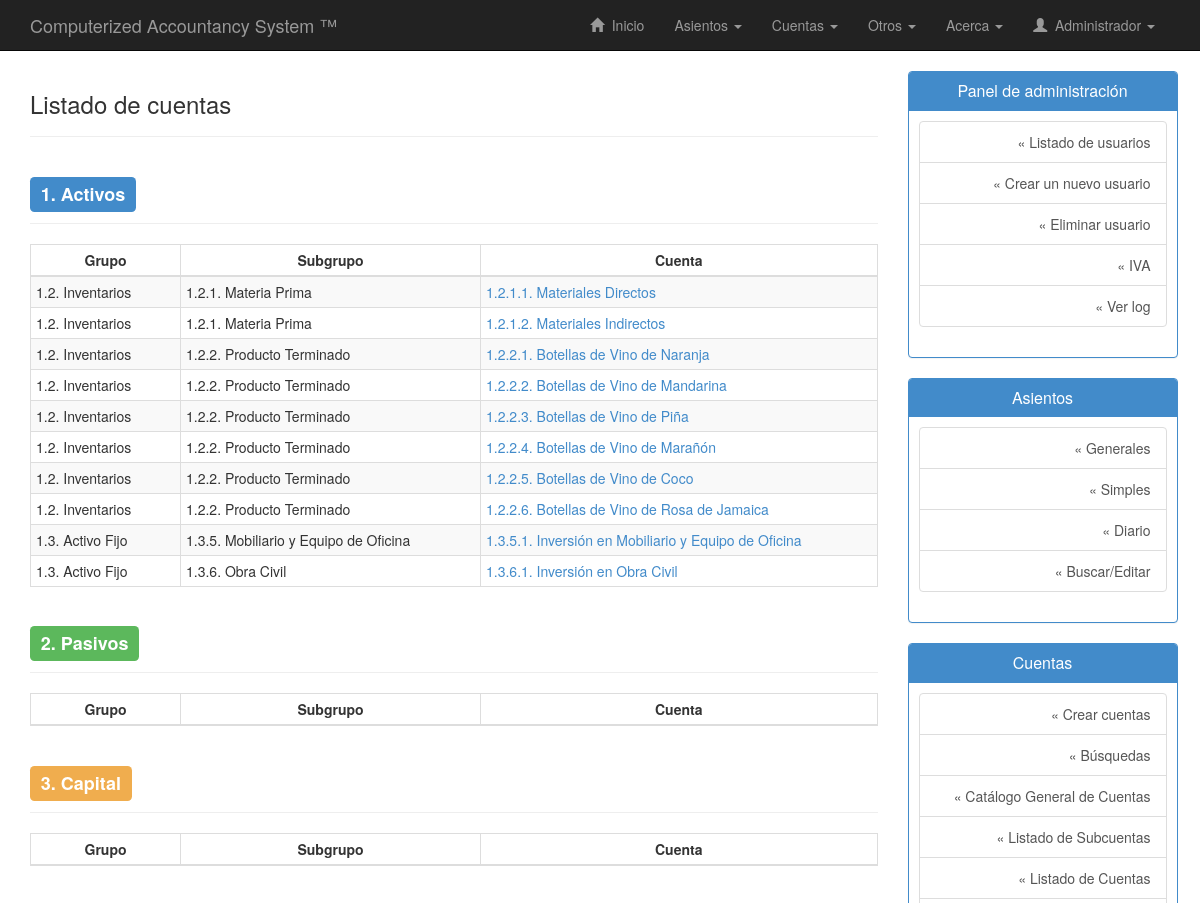
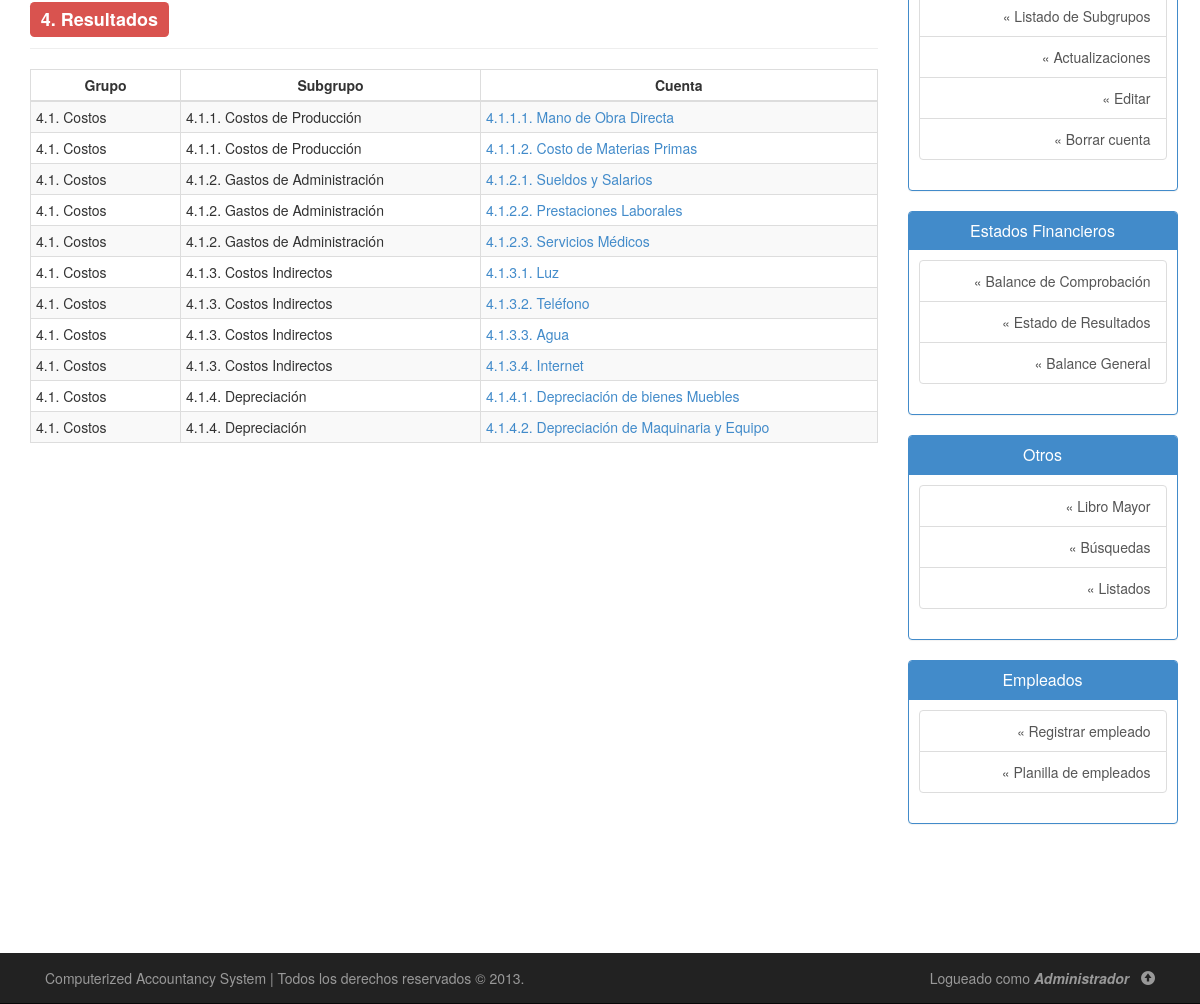
The page /php/listar-cuentas.php (signed in) on the database its author committed (2 pictures, top to bottom).
### tables this page shows
CREATE TABLE IF NOT EXISTS `cuentas` (
  `codigo_cuenta` varchar(20) NOT NULL,
  `subgrupo` varchar(20) DEFAULT NULL,
  `nombre_cuenta` varchar(50) NOT NULL,
  `tiene_subcuenta` enum('Si','No') NOT NULL,
  `descripcion_cuenta` varchar(255) DEFAULT NULL,
  `saldo_debe` double NOT NULL,
  `saldo_haber` double NOT NULL,
  PRIMARY KEY (`codigo_cuenta`),
  KEY `subgrupo` (`subgrupo`)
);

### php/listar-cuentas.php (the view, shortened to what this page needs)
<!DOCTYPE html>
<html lang="es">
<head>
	<link rel="stylesheet" type="text/css" href="../css/bootstrap.min.css"/>
	<link rel="stylesheet" type="text/css" href="../css/estilos.css"/>
</head>
<body>
	<?php include("nav.php"); ?>
	<div class="container" id="contenido">
		<div class="row row-offcanvas row-offcanvas-right">
			<div class="col-xs-12 col-sm-9">
				<div class="page-header">
        			<h3>Listado de cuentas</h3>
        		</div>
        		<div class="row">
        			<div class="col-lg-12">
        				<div class="page-header">
        					<h3><span class="label label-primary">1. Activos</span></h3>
        				</div>
        				<?php
        					$consulta = "SELECT d.codigo_cuenta as id,
        								CONCAT_WS('. ', b.`codigo_grupo`, b.`nombre_grupo`) AS Grupo,
        								CONCAT_WS('. ', c.`codigo_subgrupo`, c.`nombre_subgrupo`) AS Subgrupo,
        								CONCAT_WS('. ', d.`codigo_cuenta`, d.`nombre_cuenta`) AS Cuenta
        								FROM
        								clasificaciones a,
        								grupos b,
        								subgrupos c,
        								cuentas d
        								WHERE
        								d.`subgrupo`=c.`codigo_subgrupo` AND
        								c.`grupo`=b.`codigo_grupo` AND
        								b.`clasificacion`=a.`codigo_clasificacion` AND
        								a.`codigo_clasificacion`=1";
        					$ejecutar_consulta = $conexion->query($consulta);
        					echo "<div>";
							echo "<table class='table table-hover table-bordered table-striped  table-condensed table-responsive text-left'>";
                            echo "<thead>";
                            echo "<tr>";
                            echo "<th width='150px' class='text-center'>Grupo</th>";
                            echo "<th width='300px' class='text-center'>Subgrupo</th>";
                            echo "<th class='text-center'>Cuenta</th>";
                            echo "</tr>";
                            echo "</thead>";
                            echo "<tbody>";
                            while($registro = $ejecutar_consulta->fetch_assoc()){
                                $codigo_cuenta = $registro["id"];
                                echo "<tr>";
                                echo "<td>".utf8_encode($registro["Grupo"])."</td>";
                                echo "<td>".utf8_encode($registro["Subgrupo"])."</td>";
                                echo "<td><a href='detalle-cuenta.php?cuenta=$codigo_cuenta'>".utf8_encode($registro["Cuenta"])."</a></td>";
                                echo "</tr>";
                            }
                            echo "</tbody>";
                            echo "</table>";
                            echo "</div>";
        				?>
        			</div>
        		</div>
        		<div class="row">
                    <div class="col-lg-12">
                        <div class="page-header">
                            <h3><span class="label label-success">2. Pasivos</span></h3>
                        </div>
                        <?php
                            echo "<div>";
                            echo "<table class='table table-hover table-bordered table-striped  table-condensed table-responsive text-left'>";
                            echo "<thead>";
                            echo "<tr>";
                            echo "<th width='150px' class='text-center'>Grupo</th>";
                            echo "<th width='300px' class='text-center'>Subgrupo</th>";
                            echo "<th class='text-center'>Cuenta</th>";
                            echo "</tr>";
                            echo "</thead>";
                            echo "</table>";
                            echo "</div>";
                        ?>
                    </div>
                </div>
        		<div class="row">
                    <div class="col-lg-12">
                        <div class="page-header">
                            <h3><span class="label label-warning">3. Capital</span></h3>
                        </div>
                        <?php
                            echo "<div>";
                            echo "<table class='table table-hover table-bordered table-striped  table-condensed table-responsive text-left'>";
                            echo "<thead>";
                            echo "<tr>";
                            echo "<th width='150px' class='text-center'>Grupo</th>";
                            echo "<th width='300px' class='text-center'>Subgrupo</th>";
                            echo "<th class='text-center'>Cuenta</th>";
                            echo "</tr>";
                            echo "</thead>";
                            echo "</table>";
                            echo "</div>";
                        ?>
                    </div>
                </div>
        		<div class="row">
                    <div class="col-lg-12">
                        <div class="page-header">
                            <h3><span class="label label-danger">4. Resultados</span></h3>
                        </div>
                        <?php
                            $consulta = "SELECT d.codigo_cuenta as id,
                                        CONCAT_WS('. ', b.`codigo_grupo`, b.`nombre_grupo`) AS Grupo,
                                        CONCAT_WS('. ', c.`codigo_subgrupo`, c.`nombre_subgrupo`) AS Subgrupo,
                                        CONCAT_WS('. ', d.`codigo_cuenta`, d.`nombre_cuenta`) AS Cuenta
                                        FROM
                                        clasificaciones a,
                                        grupos b,
                                        subgrupos c,
                                        cuentas d
                                        WHERE
                                        d.`subgrupo`=c.`codigo_subgrupo` AND
                                        c.`grupo`=b.`codigo_grupo` AND
                                        b.`clasificacion`=a.`codigo_clasificacion` AND
                                        a.`codigo_clasificacion`=4";
                            $ejecutar_consulta = $conexion->query($consulta);
                            echo "<div>";
                            echo "<table class='table table-hover table-bordered table-striped  table-condensed table-responsive text-left'>";
                            echo "<thead>";
                            echo "<tr>";
                            echo "<th width='150px' class='text-center'>Grupo</th>";
                            echo "<th width='300px' class='text-center'>Subgrupo</th>";
                            echo "<th class='text-center'>Cuenta</th>";
                            echo "</tr>";
                            echo "</thead>";
                            echo "<tbody>";
                            while($registro = $ejecutar_consulta->fetch_assoc()){
                                $codigo_cuenta = $registro["id"];
                                echo "<tr>";
                                echo "<td>".utf8_encode($registro["Grupo"])."</td>";
                                echo "<td>".utf8_encode($registro["Subgrupo"])."</td>";
                                echo "<td><a href='detalle-cuenta.php?cuenta=$codigo_cuenta'>".utf8_encode($registro["Cuenta"])."</a></td>";
                                echo "</tr>";
                            }
                            echo "</tbody>";
                            echo "</table>";
                            echo "</div>";
                        ?>
                    </div>
                </div>
        	</div>
        	<?php include("sidebar.php"); ?>
        </div>
    </div>
	<?php include("footer.php"); ?>
</body>
</html>

### css/estilos.css (style rules this page uses)
body { background: #fff; margin-bottom: 80px; }
.page-header { margin-top: 0; }
#contenido { padding-bottom: 80px; }
table { background: #FFF; }
a { -ms-transition: all 0.25s ease-in; -moz-transition: all 0.25s ease-in; -o-transition: all 0.25s ease-in; -webkit-transition: all 0.25s ease-in; transition: all 0.25s ease-in; }

### rows shown on the page
cuentas: Grupo "1.2. Inventarios", Subgrupo "1.2.1. Materia Prima", Cuenta "1.2.1.1. Materiales Directos"
cuentas: Grupo "1.2. Inventarios", Subgrupo "1.2.1. Materia Prima", Cuenta "1.2.1.2. Materiales Indirectos"
cuentas: Grupo "1.2. Inventarios", Subgrupo "1.2.2. Producto Terminado", Cuenta "1.2.2.1. Botellas de Vino de Naranja"
cuentas: Grupo "1.2. Inventarios", Subgrupo "1.2.2. Producto Terminado", Cuenta "1.2.2.2. Botellas de Vino de Mandarina"
cuentas: Grupo "1.2. Inventarios", Subgrupo "1.2.2. Producto Terminado", Cuenta "1.2.2.3. Botellas de Vino de Piña"
cuentas: Grupo "1.2. Inventarios", Subgrupo "1.2.2. Producto Terminado", Cuenta "1.2.2.4. Botellas de Vino de Marañón"
cuentas: Grupo "1.2. Inventarios", Subgrupo "1.2.2. Producto Terminado", Cuenta "1.2.2.5. Botellas de Vino de Coco"
cuentas: Grupo "1.2. Inventarios", Subgrupo "1.2.2. Producto Terminado", Cuenta "1.2.2.6. Botellas de Vino de Rosa de Jamaica"
cuentas: Grupo "1.3. Activo Fijo", Subgrupo "1.3.5. Mobiliario y Equipo de Oficina", Cuenta "1.3.5.1. Inversión en Mobiliario y Equipo de Oficina"
cuentas: Grupo "1.3. Activo Fijo", Subgrupo "1.3.6. Obra Civil", Cuenta "1.3.6.1. Inversión en Obra Civil"
cuentas: Grupo "4.1. Costos", Subgrupo "4.1.1. Costos de Producción", Cuenta "4.1.1.1. Mano de Obra Directa"
cuentas: Grupo "4.1. Costos", Subgrupo "4.1.1. Costos de Producción", Cuenta "4.1.1.2. Costo de Materias Primas"
cuentas: Grupo "4.1. Costos", Subgrupo "4.1.2. Gastos de Administración", Cuenta "4.1.2.1. Sueldos y Salarios"
cuentas: Grupo "4.1. Costos", Subgrupo "4.1.2. Gastos de Administración", Cuenta "4.1.2.2. Prestaciones Laborales"
cuentas: Grupo "4.1. Costos", Subgrupo "4.1.2. Gastos de Administración", Cuenta "4.1.2.3. Servicios Médicos"
cuentas: Grupo "4.1. Costos", Subgrupo "4.1.3. Costos Indirectos", Cuenta "4.1.3.1. Luz"
cuentas: Grupo "4.1. Costos", Subgrupo "4.1.3. Costos Indirectos", Cuenta "4.1.3.2. Teléfono"
cuentas: Grupo "4.1. Costos", Subgrupo "4.1.3. Costos Indirectos", Cuenta "4.1.3.3. Agua"
cuentas: Grupo "4.1. Costos", Subgrupo "4.1.3. Costos Indirectos", Cuenta "4.1.3.4. Internet"
cuentas: Grupo "4.1. Costos", Subgrupo "4.1.4. Depreciación", Cuenta "4.1.4.1. Depreciación de bienes Muebles"
cuentas: Grupo "4.1. Costos", Subgrupo "4.1.4. Depreciación", Cuenta "4.1.4.2. Depreciación de Maquinaria y Equipo"

### other values the page prints
$_SESSION['usuario'] "Administrador"
$_SESSION["usuario"] "Administrador"
